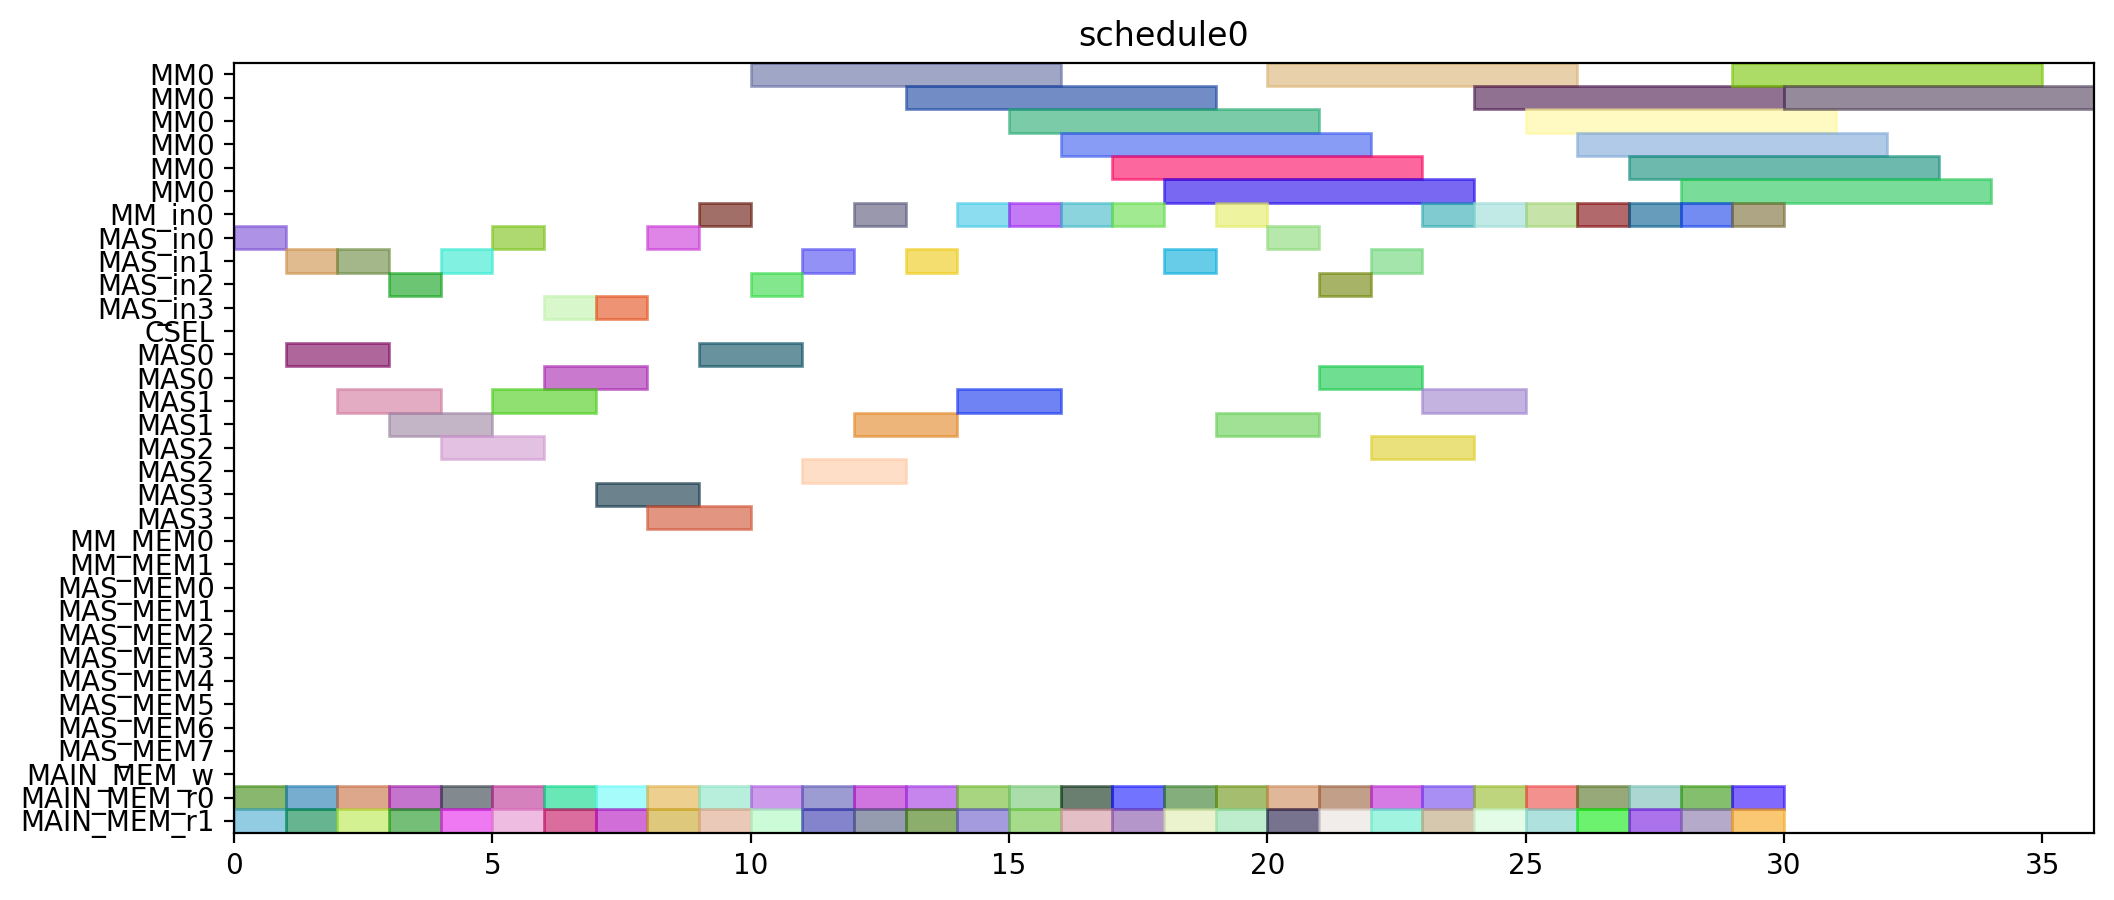

Source code (Python):
from pyschedule import Scenario, solvers, plotters, alt


def solve():
	horizon = 120
	S = Scenario("schedule0", horizon=horizon)

	# resource
	MM = S.Resources('MM', num=1, size=6)
	MM_in = S.Resources('MM_in', num=1)
	MAS_in = S.Resources('MAS_in', num=4)
	CSEL = S.Resource('CSEL')
	MAS = S.Resources('MAS', num=4, size=2, periods=range(1, horizon))
	MM_MEM = S.Resources('MM_MEM', num=2)
	MAS_MEM = S.Resources('MAS_MEM', num=8)
	MAIN_MEM_w = S.Resource('MAIN_MEM_w', size=1)
	MAIN_MEM_r = S.Resources('MAIN_MEM_r', num=2)

	# result of previous scheduling

	# new tasks
	r1_t0 = S.Task('r1_t0', length=6, delay_cost=1)
	r1_t0 += alt(MM)
	r1_t0_in = S.Task('r1_t0_in', length=1, delay_cost=1)
	r1_t0_in += alt(MM_in)
	S += r1_t0_in*MM_in[0]<=r1_t0*MM[0]
	r1_t0_mem0 = S.Task('r1_t0_mem0', length=1, delay_cost=1)
	r1_t0_mem0 += MAIN_MEM_r[0]
	S += r1_t0_mem0 <= r1_t0

	r1_t0_mem1 = S.Task('r1_t0_mem1', length=1, delay_cost=1)
	r1_t0_mem1 += MAIN_MEM_r[1]
	S += r1_t0_mem1 <= r1_t0

	r1_t1 = S.Task('r1_t1', length=6, delay_cost=1)
	r1_t1 += alt(MM)
	r1_t1_in = S.Task('r1_t1_in', length=1, delay_cost=1)
	r1_t1_in += alt(MM_in)
	S += r1_t1_in*MM_in[0]<=r1_t1*MM[0]
	r1_t1_mem0 = S.Task('r1_t1_mem0', length=1, delay_cost=1)
	r1_t1_mem0 += MAIN_MEM_r[0]
	S += r1_t1_mem0 <= r1_t1

	r1_t1_mem1 = S.Task('r1_t1_mem1', length=1, delay_cost=1)
	r1_t1_mem1 += MAIN_MEM_r[1]
	S += r1_t1_mem1 <= r1_t1

	r1_t2 = S.Task('r1_t2', length=2, delay_cost=1)
	r1_t2 += alt(MAS)
	r1_t2_in = S.Task('r1_t2_in', length=1, delay_cost=1)
	r1_t2_in += alt(MAS_in)
	S += r1_t2_in*MAS_in[0]<=r1_t2*MAS[0]

	S += r1_t2_in*MAS_in[1]<=r1_t2*MAS[1]

	S += r1_t2_in*MAS_in[2]<=r1_t2*MAS[2]

	S += r1_t2_in*MAS_in[3]<=r1_t2*MAS[3]

	r1_t2_mem0 = S.Task('r1_t2_mem0', length=1, delay_cost=1)
	r1_t2_mem0 += MAIN_MEM_r[0]
	S += r1_t2_mem0 <= r1_t2

	r1_t2_mem1 = S.Task('r1_t2_mem1', length=1, delay_cost=1)
	r1_t2_mem1 += MAIN_MEM_r[1]
	S += r1_t2_mem1 <= r1_t2

	r1_t3 = S.Task('r1_t3', length=2, delay_cost=1)
	r1_t3 += alt(MAS)
	r1_t3_in = S.Task('r1_t3_in', length=1, delay_cost=1)
	r1_t3_in += alt(MAS_in)
	S += r1_t3_in*MAS_in[0]<=r1_t3*MAS[0]

	S += r1_t3_in*MAS_in[1]<=r1_t3*MAS[1]

	S += r1_t3_in*MAS_in[2]<=r1_t3*MAS[2]

	S += r1_t3_in*MAS_in[3]<=r1_t3*MAS[3]

	r1_t3_mem0 = S.Task('r1_t3_mem0', length=1, delay_cost=1)
	r1_t3_mem0 += MAIN_MEM_r[0]
	S += r1_t3_mem0 <= r1_t3

	r1_t3_mem1 = S.Task('r1_t3_mem1', length=1, delay_cost=1)
	r1_t3_mem1 += MAIN_MEM_r[1]
	S += r1_t3_mem1 <= r1_t3

	r3_t0 = S.Task('r3_t0', length=6, delay_cost=1)
	r3_t0 += alt(MM)
	r3_t0_in = S.Task('r3_t0_in', length=1, delay_cost=1)
	r3_t0_in += alt(MM_in)
	S += r3_t0_in*MM_in[0]<=r3_t0*MM[0]
	r3_t0_mem0 = S.Task('r3_t0_mem0', length=1, delay_cost=1)
	r3_t0_mem0 += MAIN_MEM_r[0]
	S += r3_t0_mem0 <= r3_t0

	r3_t0_mem1 = S.Task('r3_t0_mem1', length=1, delay_cost=1)
	r3_t0_mem1 += MAIN_MEM_r[1]
	S += r3_t0_mem1 <= r3_t0

	r3_t1 = S.Task('r3_t1', length=6, delay_cost=1)
	r3_t1 += alt(MM)
	r3_t1_in = S.Task('r3_t1_in', length=1, delay_cost=1)
	r3_t1_in += alt(MM_in)
	S += r3_t1_in*MM_in[0]<=r3_t1*MM[0]
	r3_t1_mem0 = S.Task('r3_t1_mem0', length=1, delay_cost=1)
	r3_t1_mem0 += MAIN_MEM_r[0]
	S += r3_t1_mem0 <= r3_t1

	r3_t1_mem1 = S.Task('r3_t1_mem1', length=1, delay_cost=1)
	r3_t1_mem1 += MAIN_MEM_r[1]
	S += r3_t1_mem1 <= r3_t1

	r3_t2 = S.Task('r3_t2', length=2, delay_cost=1)
	r3_t2 += alt(MAS)
	r3_t2_in = S.Task('r3_t2_in', length=1, delay_cost=1)
	r3_t2_in += alt(MAS_in)
	S += r3_t2_in*MAS_in[0]<=r3_t2*MAS[0]

	S += r3_t2_in*MAS_in[1]<=r3_t2*MAS[1]

	S += r3_t2_in*MAS_in[2]<=r3_t2*MAS[2]

	S += r3_t2_in*MAS_in[3]<=r3_t2*MAS[3]

	r3_t2_mem0 = S.Task('r3_t2_mem0', length=1, delay_cost=1)
	r3_t2_mem0 += MAIN_MEM_r[0]
	S += r3_t2_mem0 <= r3_t2

	r3_t2_mem1 = S.Task('r3_t2_mem1', length=1, delay_cost=1)
	r3_t2_mem1 += MAIN_MEM_r[1]
	S += r3_t2_mem1 <= r3_t2

	r3_t3 = S.Task('r3_t3', length=2, delay_cost=1)
	r3_t3 += alt(MAS)
	r3_t3_in = S.Task('r3_t3_in', length=1, delay_cost=1)
	r3_t3_in += alt(MAS_in)
	S += r3_t3_in*MAS_in[0]<=r3_t3*MAS[0]

	S += r3_t3_in*MAS_in[1]<=r3_t3*MAS[1]

	S += r3_t3_in*MAS_in[2]<=r3_t3*MAS[2]

	S += r3_t3_in*MAS_in[3]<=r3_t3*MAS[3]

	r3_t3_mem0 = S.Task('r3_t3_mem0', length=1, delay_cost=1)
	r3_t3_mem0 += MAIN_MEM_r[0]
	S += r3_t3_mem0 <= r3_t3

	r3_t3_mem1 = S.Task('r3_t3_mem1', length=1, delay_cost=1)
	r3_t3_mem1 += MAIN_MEM_r[1]
	S += r3_t3_mem1 <= r3_t3

	r4_t0 = S.Task('r4_t0', length=6, delay_cost=1)
	r4_t0 += alt(MM)
	r4_t0_in = S.Task('r4_t0_in', length=1, delay_cost=1)
	r4_t0_in += alt(MM_in)
	S += r4_t0_in*MM_in[0]<=r4_t0*MM[0]
	r4_t0_mem0 = S.Task('r4_t0_mem0', length=1, delay_cost=1)
	r4_t0_mem0 += MAIN_MEM_r[0]
	S += r4_t0_mem0 <= r4_t0

	r4_t0_mem1 = S.Task('r4_t0_mem1', length=1, delay_cost=1)
	r4_t0_mem1 += MAIN_MEM_r[1]
	S += r4_t0_mem1 <= r4_t0

	r4_t1 = S.Task('r4_t1', length=6, delay_cost=1)
	r4_t1 += alt(MM)
	r4_t1_in = S.Task('r4_t1_in', length=1, delay_cost=1)
	r4_t1_in += alt(MM_in)
	S += r4_t1_in*MM_in[0]<=r4_t1*MM[0]
	r4_t1_mem0 = S.Task('r4_t1_mem0', length=1, delay_cost=1)
	r4_t1_mem0 += MAIN_MEM_r[0]
	S += r4_t1_mem0 <= r4_t1

	r4_t1_mem1 = S.Task('r4_t1_mem1', length=1, delay_cost=1)
	r4_t1_mem1 += MAIN_MEM_r[1]
	S += r4_t1_mem1 <= r4_t1

	r4_t2 = S.Task('r4_t2', length=2, delay_cost=1)
	r4_t2 += alt(MAS)
	r4_t2_in = S.Task('r4_t2_in', length=1, delay_cost=1)
	r4_t2_in += alt(MAS_in)
	S += r4_t2_in*MAS_in[0]<=r4_t2*MAS[0]

	S += r4_t2_in*MAS_in[1]<=r4_t2*MAS[1]

	S += r4_t2_in*MAS_in[2]<=r4_t2*MAS[2]

	S += r4_t2_in*MAS_in[3]<=r4_t2*MAS[3]

	r4_t2_mem0 = S.Task('r4_t2_mem0', length=1, delay_cost=1)
	r4_t2_mem0 += MAIN_MEM_r[0]
	S += r4_t2_mem0 <= r4_t2

	r4_t2_mem1 = S.Task('r4_t2_mem1', length=1, delay_cost=1)
	r4_t2_mem1 += MAIN_MEM_r[1]
	S += r4_t2_mem1 <= r4_t2

	r4_t3 = S.Task('r4_t3', length=2, delay_cost=1)
	r4_t3 += alt(MAS)
	r4_t3_in = S.Task('r4_t3_in', length=1, delay_cost=1)
	r4_t3_in += alt(MAS_in)
	S += r4_t3_in*MAS_in[0]<=r4_t3*MAS[0]

	S += r4_t3_in*MAS_in[1]<=r4_t3*MAS[1]

	S += r4_t3_in*MAS_in[2]<=r4_t3*MAS[2]

	S += r4_t3_in*MAS_in[3]<=r4_t3*MAS[3]

	r4_t3_mem0 = S.Task('r4_t3_mem0', length=1, delay_cost=1)
	r4_t3_mem0 += MAIN_MEM_r[0]
	S += r4_t3_mem0 <= r4_t3

	r4_t3_mem1 = S.Task('r4_t3_mem1', length=1, delay_cost=1)
	r4_t3_mem1 += MAIN_MEM_r[1]
	S += r4_t3_mem1 <= r4_t3

	r5_t0 = S.Task('r5_t0', length=6, delay_cost=1)
	r5_t0 += alt(MM)
	r5_t0_in = S.Task('r5_t0_in', length=1, delay_cost=1)
	r5_t0_in += alt(MM_in)
	S += r5_t0_in*MM_in[0]<=r5_t0*MM[0]
	r5_t0_mem0 = S.Task('r5_t0_mem0', length=1, delay_cost=1)
	r5_t0_mem0 += MAIN_MEM_r[0]
	S += r5_t0_mem0 <= r5_t0

	r5_t0_mem1 = S.Task('r5_t0_mem1', length=1, delay_cost=1)
	r5_t0_mem1 += MAIN_MEM_r[1]
	S += r5_t0_mem1 <= r5_t0

	r5_t1 = S.Task('r5_t1', length=6, delay_cost=1)
	r5_t1 += alt(MM)
	r5_t1_in = S.Task('r5_t1_in', length=1, delay_cost=1)
	r5_t1_in += alt(MM_in)
	S += r5_t1_in*MM_in[0]<=r5_t1*MM[0]
	r5_t1_mem0 = S.Task('r5_t1_mem0', length=1, delay_cost=1)
	r5_t1_mem0 += MAIN_MEM_r[0]
	S += r5_t1_mem0 <= r5_t1

	r5_t1_mem1 = S.Task('r5_t1_mem1', length=1, delay_cost=1)
	r5_t1_mem1 += MAIN_MEM_r[1]
	S += r5_t1_mem1 <= r5_t1

	r5_t2 = S.Task('r5_t2', length=2, delay_cost=1)
	r5_t2 += alt(MAS)
	r5_t2_in = S.Task('r5_t2_in', length=1, delay_cost=1)
	r5_t2_in += alt(MAS_in)
	S += r5_t2_in*MAS_in[0]<=r5_t2*MAS[0]

	S += r5_t2_in*MAS_in[1]<=r5_t2*MAS[1]

	S += r5_t2_in*MAS_in[2]<=r5_t2*MAS[2]

	S += r5_t2_in*MAS_in[3]<=r5_t2*MAS[3]

	r5_t2_mem0 = S.Task('r5_t2_mem0', length=1, delay_cost=1)
	r5_t2_mem0 += MAIN_MEM_r[0]
	S += r5_t2_mem0 <= r5_t2

	r5_t2_mem1 = S.Task('r5_t2_mem1', length=1, delay_cost=1)
	r5_t2_mem1 += MAIN_MEM_r[1]
	S += r5_t2_mem1 <= r5_t2

	r5_t3 = S.Task('r5_t3', length=2, delay_cost=1)
	r5_t3 += alt(MAS)
	r5_t3_in = S.Task('r5_t3_in', length=1, delay_cost=1)
	r5_t3_in += alt(MAS_in)
	S += r5_t3_in*MAS_in[0]<=r5_t3*MAS[0]

	S += r5_t3_in*MAS_in[1]<=r5_t3*MAS[1]

	S += r5_t3_in*MAS_in[2]<=r5_t3*MAS[2]

	S += r5_t3_in*MAS_in[3]<=r5_t3*MAS[3]

	r5_t3_mem0 = S.Task('r5_t3_mem0', length=1, delay_cost=1)
	r5_t3_mem0 += MAIN_MEM_r[0]
	S += r5_t3_mem0 <= r5_t3

	r5_t3_mem1 = S.Task('r5_t3_mem1', length=1, delay_cost=1)
	r5_t3_mem1 += MAIN_MEM_r[1]
	S += r5_t3_mem1 <= r5_t3

	r6_t0 = S.Task('r6_t0', length=6, delay_cost=1)
	r6_t0 += alt(MM)
	r6_t0_in = S.Task('r6_t0_in', length=1, delay_cost=1)
	r6_t0_in += alt(MM_in)
	S += r6_t0_in*MM_in[0]<=r6_t0*MM[0]
	r6_t0_mem0 = S.Task('r6_t0_mem0', length=1, delay_cost=1)
	r6_t0_mem0 += MAIN_MEM_r[0]
	S += r6_t0_mem0 <= r6_t0

	r6_t0_mem1 = S.Task('r6_t0_mem1', length=1, delay_cost=1)
	r6_t0_mem1 += MAIN_MEM_r[1]
	S += r6_t0_mem1 <= r6_t0

	r6_t1 = S.Task('r6_t1', length=6, delay_cost=1)
	r6_t1 += alt(MM)
	r6_t1_in = S.Task('r6_t1_in', length=1, delay_cost=1)
	r6_t1_in += alt(MM_in)
	S += r6_t1_in*MM_in[0]<=r6_t1*MM[0]
	r6_t1_mem0 = S.Task('r6_t1_mem0', length=1, delay_cost=1)
	r6_t1_mem0 += MAIN_MEM_r[0]
	S += r6_t1_mem0 <= r6_t1

	r6_t1_mem1 = S.Task('r6_t1_mem1', length=1, delay_cost=1)
	r6_t1_mem1 += MAIN_MEM_r[1]
	S += r6_t1_mem1 <= r6_t1

	r6_t2 = S.Task('r6_t2', length=2, delay_cost=1)
	r6_t2 += alt(MAS)
	r6_t2_in = S.Task('r6_t2_in', length=1, delay_cost=1)
	r6_t2_in += alt(MAS_in)
	S += r6_t2_in*MAS_in[0]<=r6_t2*MAS[0]

	S += r6_t2_in*MAS_in[1]<=r6_t2*MAS[1]

	S += r6_t2_in*MAS_in[2]<=r6_t2*MAS[2]

	S += r6_t2_in*MAS_in[3]<=r6_t2*MAS[3]

	r6_t2_mem0 = S.Task('r6_t2_mem0', length=1, delay_cost=1)
	r6_t2_mem0 += MAIN_MEM_r[0]
	S += r6_t2_mem0 <= r6_t2

	r6_t2_mem1 = S.Task('r6_t2_mem1', length=1, delay_cost=1)
	r6_t2_mem1 += MAIN_MEM_r[1]
	S += r6_t2_mem1 <= r6_t2

	r6_t3 = S.Task('r6_t3', length=2, delay_cost=1)
	r6_t3 += alt(MAS)
	r6_t3_in = S.Task('r6_t3_in', length=1, delay_cost=1)
	r6_t3_in += alt(MAS_in)
	S += r6_t3_in*MAS_in[0]<=r6_t3*MAS[0]

	S += r6_t3_in*MAS_in[1]<=r6_t3*MAS[1]

	S += r6_t3_in*MAS_in[2]<=r6_t3*MAS[2]

	S += r6_t3_in*MAS_in[3]<=r6_t3*MAS[3]

	r6_t3_mem0 = S.Task('r6_t3_mem0', length=1, delay_cost=1)
	r6_t3_mem0 += MAIN_MEM_r[0]
	S += r6_t3_mem0 <= r6_t3

	r6_t3_mem1 = S.Task('r6_t3_mem1', length=1, delay_cost=1)
	r6_t3_mem1 += MAIN_MEM_r[1]
	S += r6_t3_mem1 <= r6_t3

	r9_t2 = S.Task('r9_t2', length=2, delay_cost=1)
	r9_t2 += alt(MAS)
	r9_t2_in = S.Task('r9_t2_in', length=1, delay_cost=1)
	r9_t2_in += alt(MAS_in)
	S += r9_t2_in*MAS_in[0]<=r9_t2*MAS[0]

	S += r9_t2_in*MAS_in[1]<=r9_t2*MAS[1]

	S += r9_t2_in*MAS_in[2]<=r9_t2*MAS[2]

	S += r9_t2_in*MAS_in[3]<=r9_t2*MAS[3]

	r9_t2_mem0 = S.Task('r9_t2_mem0', length=1, delay_cost=1)
	r9_t2_mem0 += MAIN_MEM_r[0]
	S += r9_t2_mem0 <= r9_t2

	r9_t2_mem1 = S.Task('r9_t2_mem1', length=1, delay_cost=1)
	r9_t2_mem1 += MAIN_MEM_r[1]
	S += r9_t2_mem1 <= r9_t2

	r12_t0 = S.Task('r12_t0', length=6, delay_cost=1)
	r12_t0 += alt(MM)
	r12_t0_in = S.Task('r12_t0_in', length=1, delay_cost=1)
	r12_t0_in += alt(MM_in)
	S += r12_t0_in*MM_in[0]<=r12_t0*MM[0]
	r12_t0_mem0 = S.Task('r12_t0_mem0', length=1, delay_cost=1)
	r12_t0_mem0 += MAIN_MEM_r[0]
	S += r12_t0_mem0 <= r12_t0

	r12_t0_mem1 = S.Task('r12_t0_mem1', length=1, delay_cost=1)
	r12_t0_mem1 += MAIN_MEM_r[1]
	S += r12_t0_mem1 <= r12_t0

	r12_t1 = S.Task('r12_t1', length=6, delay_cost=1)
	r12_t1 += alt(MM)
	r12_t1_in = S.Task('r12_t1_in', length=1, delay_cost=1)
	r12_t1_in += alt(MM_in)
	S += r12_t1_in*MM_in[0]<=r12_t1*MM[0]
	r12_t1_mem0 = S.Task('r12_t1_mem0', length=1, delay_cost=1)
	r12_t1_mem0 += MAIN_MEM_r[0]
	S += r12_t1_mem0 <= r12_t1

	r12_t1_mem1 = S.Task('r12_t1_mem1', length=1, delay_cost=1)
	r12_t1_mem1 += MAIN_MEM_r[1]
	S += r12_t1_mem1 <= r12_t1

	r12_t2 = S.Task('r12_t2', length=2, delay_cost=1)
	r12_t2 += alt(MAS)
	r12_t2_in = S.Task('r12_t2_in', length=1, delay_cost=1)
	r12_t2_in += alt(MAS_in)
	S += r12_t2_in*MAS_in[0]<=r12_t2*MAS[0]

	S += r12_t2_in*MAS_in[1]<=r12_t2*MAS[1]

	S += r12_t2_in*MAS_in[2]<=r12_t2*MAS[2]

	S += r12_t2_in*MAS_in[3]<=r12_t2*MAS[3]

	r12_t2_mem0 = S.Task('r12_t2_mem0', length=1, delay_cost=1)
	r12_t2_mem0 += MAIN_MEM_r[0]
	S += r12_t2_mem0 <= r12_t2

	r12_t2_mem1 = S.Task('r12_t2_mem1', length=1, delay_cost=1)
	r12_t2_mem1 += MAIN_MEM_r[1]
	S += r12_t2_mem1 <= r12_t2

	r12_t3 = S.Task('r12_t3', length=2, delay_cost=1)
	r12_t3 += alt(MAS)
	r12_t3_in = S.Task('r12_t3_in', length=1, delay_cost=1)
	r12_t3_in += alt(MAS_in)
	S += r12_t3_in*MAS_in[0]<=r12_t3*MAS[0]

	S += r12_t3_in*MAS_in[1]<=r12_t3*MAS[1]

	S += r12_t3_in*MAS_in[2]<=r12_t3*MAS[2]

	S += r12_t3_in*MAS_in[3]<=r12_t3*MAS[3]

	r12_t3_mem0 = S.Task('r12_t3_mem0', length=1, delay_cost=1)
	r12_t3_mem0 += MAIN_MEM_r[0]
	S += r12_t3_mem0 <= r12_t3

	r12_t3_mem1 = S.Task('r12_t3_mem1', length=1, delay_cost=1)
	r12_t3_mem1 += MAIN_MEM_r[1]
	S += r12_t3_mem1 <= r12_t3

	r13_t0 = S.Task('r13_t0', length=6, delay_cost=1)
	r13_t0 += alt(MM)
	r13_t0_in = S.Task('r13_t0_in', length=1, delay_cost=1)
	r13_t0_in += alt(MM_in)
	S += r13_t0_in*MM_in[0]<=r13_t0*MM[0]
	r13_t0_mem0 = S.Task('r13_t0_mem0', length=1, delay_cost=1)
	r13_t0_mem0 += MAIN_MEM_r[0]
	S += r13_t0_mem0 <= r13_t0

	r13_t0_mem1 = S.Task('r13_t0_mem1', length=1, delay_cost=1)
	r13_t0_mem1 += MAIN_MEM_r[1]
	S += r13_t0_mem1 <= r13_t0

	r13_t1 = S.Task('r13_t1', length=6, delay_cost=1)
	r13_t1 += alt(MM)
	r13_t1_in = S.Task('r13_t1_in', length=1, delay_cost=1)
	r13_t1_in += alt(MM_in)
	S += r13_t1_in*MM_in[0]<=r13_t1*MM[0]
	r13_t1_mem0 = S.Task('r13_t1_mem0', length=1, delay_cost=1)
	r13_t1_mem0 += MAIN_MEM_r[0]
	S += r13_t1_mem0 <= r13_t1

	r13_t1_mem1 = S.Task('r13_t1_mem1', length=1, delay_cost=1)
	r13_t1_mem1 += MAIN_MEM_r[1]
	S += r13_t1_mem1 <= r13_t1

	r13_t2 = S.Task('r13_t2', length=2, delay_cost=1)
	r13_t2 += alt(MAS)
	r13_t2_in = S.Task('r13_t2_in', length=1, delay_cost=1)
	r13_t2_in += alt(MAS_in)
	S += r13_t2_in*MAS_in[0]<=r13_t2*MAS[0]

	S += r13_t2_in*MAS_in[1]<=r13_t2*MAS[1]

	S += r13_t2_in*MAS_in[2]<=r13_t2*MAS[2]

	S += r13_t2_in*MAS_in[3]<=r13_t2*MAS[3]

	r13_t2_mem0 = S.Task('r13_t2_mem0', length=1, delay_cost=1)
	r13_t2_mem0 += MAIN_MEM_r[0]
	S += r13_t2_mem0 <= r13_t2

	r13_t2_mem1 = S.Task('r13_t2_mem1', length=1, delay_cost=1)
	r13_t2_mem1 += MAIN_MEM_r[1]
	S += r13_t2_mem1 <= r13_t2

	r13_t3 = S.Task('r13_t3', length=2, delay_cost=1)
	r13_t3 += alt(MAS)
	r13_t3_in = S.Task('r13_t3_in', length=1, delay_cost=1)
	r13_t3_in += alt(MAS_in)
	S += r13_t3_in*MAS_in[0]<=r13_t3*MAS[0]

	S += r13_t3_in*MAS_in[1]<=r13_t3*MAS[1]

	S += r13_t3_in*MAS_in[2]<=r13_t3*MAS[2]

	S += r13_t3_in*MAS_in[3]<=r13_t3*MAS[3]

	r13_t3_mem0 = S.Task('r13_t3_mem0', length=1, delay_cost=1)
	r13_t3_mem0 += MAIN_MEM_r[0]
	S += r13_t3_mem0 <= r13_t3

	r13_t3_mem1 = S.Task('r13_t3_mem1', length=1, delay_cost=1)
	r13_t3_mem1 += MAIN_MEM_r[1]
	S += r13_t3_mem1 <= r13_t3

	r16_t3 = S.Task('r16_t3', length=2, delay_cost=1)
	r16_t3 += alt(MAS)
	r16_t3_in = S.Task('r16_t3_in', length=1, delay_cost=1)
	r16_t3_in += alt(MAS_in)
	S += r16_t3_in*MAS_in[0]<=r16_t3*MAS[0]

	S += r16_t3_in*MAS_in[1]<=r16_t3*MAS[1]

	S += r16_t3_in*MAS_in[2]<=r16_t3*MAS[2]

	S += r16_t3_in*MAS_in[3]<=r16_t3*MAS[3]

	r16_t3_mem0 = S.Task('r16_t3_mem0', length=1, delay_cost=1)
	r16_t3_mem0 += MAIN_MEM_r[0]
	S += r16_t3_mem0 <= r16_t3

	r16_t3_mem1 = S.Task('r16_t3_mem1', length=1, delay_cost=1)
	r16_t3_mem1 += MAIN_MEM_r[1]
	S += r16_t3_mem1 <= r16_t3

	solvers.mip.solve(S,msg=1,kind='CPLEX',ratio_gap=1.01)

	solution = [['hoge']*len(S.solution()[1]) for i in range(len(S.solution()))]
	for i in range(len(S.solution())):
		for j in range(len(S.solution()[i])):
			solution[i][j]=str(S.solution()[i][j])
	print(solution)

	cycles = int(solution[-1][3])

	pic_file_name = "/home/mfukuda/ABE/multiRAM_multiMAS_16mux/scheduling_result/stage6MM1_stage2MAS4/EP2_YRECOVER/schedule0.png"
	if(S.solution() != []):
		plotters.matplotlib.plot(S,img_filename=pic_file_name, show_task_labels=False, fig_size=(cycles*0.25+3, 5))

	return solution
